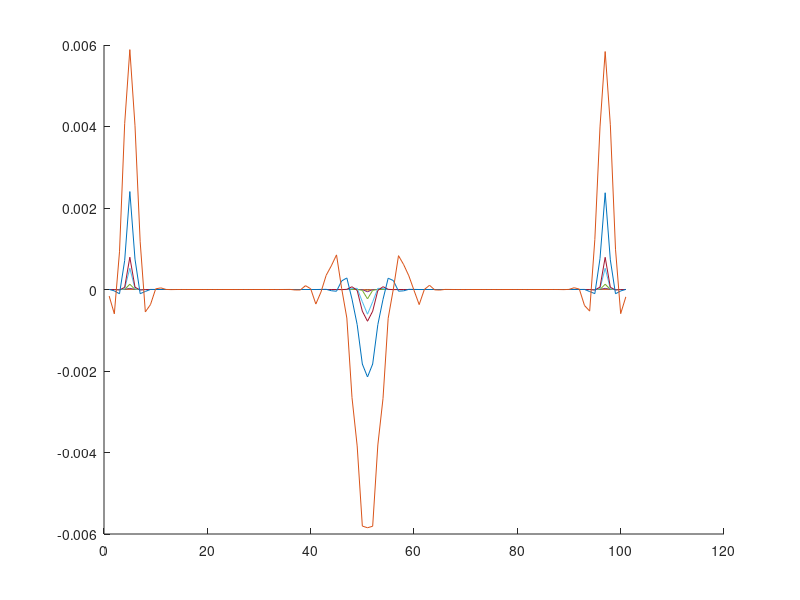

Write the MATLAB code that produced this figure.
  clear
  clf
  xPts = 101;                                                               % Number of x points. Odd
  dt   = 0.01;                                                              % Time step.
  m    = 1/10;                                                             % Mass density.
  
  %coupled PDE vector
  cVec = [zeros(2*xPts,1)];

  % Set force function.
  q    = zeros(xPts, 1);                                                   % No force on most of it.
  q(5) = 0.001;
  q(end-4) = 0.001;
  q((xPts + 1)/2) = -0.002;

  % Difference operator. 
  % Using second order coefficients for second derivative.

  d2Coeffs2 = [0 0 0 1 -2 1 0 0 0];  
  d2Coeffs8 = [-1/560 8/315 -1/5 8/5 -205/72 8/5 -1/5 8/315 -1/560];
  dTwo = zeros(xPts,xPts);

  for count = -4:4
    % Add an offset diagonal matrix for each step to build banded matrix.
    dTwo = dTwo + ...
            d2Coeffs2(count + 5) * diag( ones( 1, xPts - abs(count) ), count);
  end
  dTwo(1,1) = -1;
  dTwo(end,end) = -1;

  E = 1;
  I = [1:2/xPts:2 2-2/xPts:-2/xPts:1].^4;
  EI = diag(E.*I);
  
  %Euler-Bernoulli operator
  EBOp = dTwo*EI*dTwo;
  
  %Make HUGE MATRIX. Presently a huge operator such that 
  %Tfwd U(x,t) = U(x,t+1)
  M1 = -dt^2/m*EBOp;                                                        % map v to v stepping backwards
  M2 = -EBOp;                                                               % map w to v
  M3 = eye(xPts);                                                           % map w to w
  M4 = zeros(xPts,xPts);                                                    % map v to w
  
  Tfwd = [M1 M2;...
          M3 M4];
 
  % Boundary conditions.
%   Tfwd((xPts + 1) / 2,:) = 0;
%   Tfwd((xPts + 1) / 2,(xPts + 1) / 2) = 1;      %Avoid singular matrix
%   Tfwd((3*xPts + 1) / 2,:) = 0;
%   Tfwd((3*xPts + 1) / 2,(3*xPts + 1) / 2) = 1;  %Avoid singular matrix
%   Tfwd(1:4,:) = 0;
%   Tfwd(1:4,5) = 1;                             
%   Tfwd(xPts-3:xPts,:) = 0;
%   Tfwd(xPts-3:xPts,xPts-4) = 1;
%   
%   bw = 4;
%   for k = 1:bw
%     Tfwd(xPts + bw + 1 - k,:) = 0;
%     Tfwd(xPts + bw + 1 - k,xPts + bw + 2) = 1-k;
%     Tfwd(xPts + bw + 1 - k,xPts + bw + 1) = k;
%     Tfwd(end - bw - 1 + k,:) = 0;
%     Tfwd(end - bw - 1 + k,end - bw - 2) = 1-k;
%     Tfwd(end - bw - 1 + k,end - bw - 1) = k;
%   end
  
  % Do similar things for the straight ends.
  % Could use lower order finite difference eqs so only the last few pts


  % Won't bother combining things into a single matrix yet.
  hold off;
  for count = 1:10000;
    %cVec = Tfwd * cVec;
    F = [q/m*dt; zeros(xPts,1)];
    
    m1 = dt*Tfwd*cVec+F;
    m2 = dt*Tfwd*cVec+m1/2+F;
    m3 = dt*Tfwd*cVec+m2/2+F;
    m4 = dt*Tfwd*cVec+m3+F;
    
    cVec = cVec + (1/6)*(m1+2*(m2+m3)+m4);
    
    if mod(100, count) == 0
    hold on;
    plot(cVec(xPts+1:2*xPts));
    end
  end
